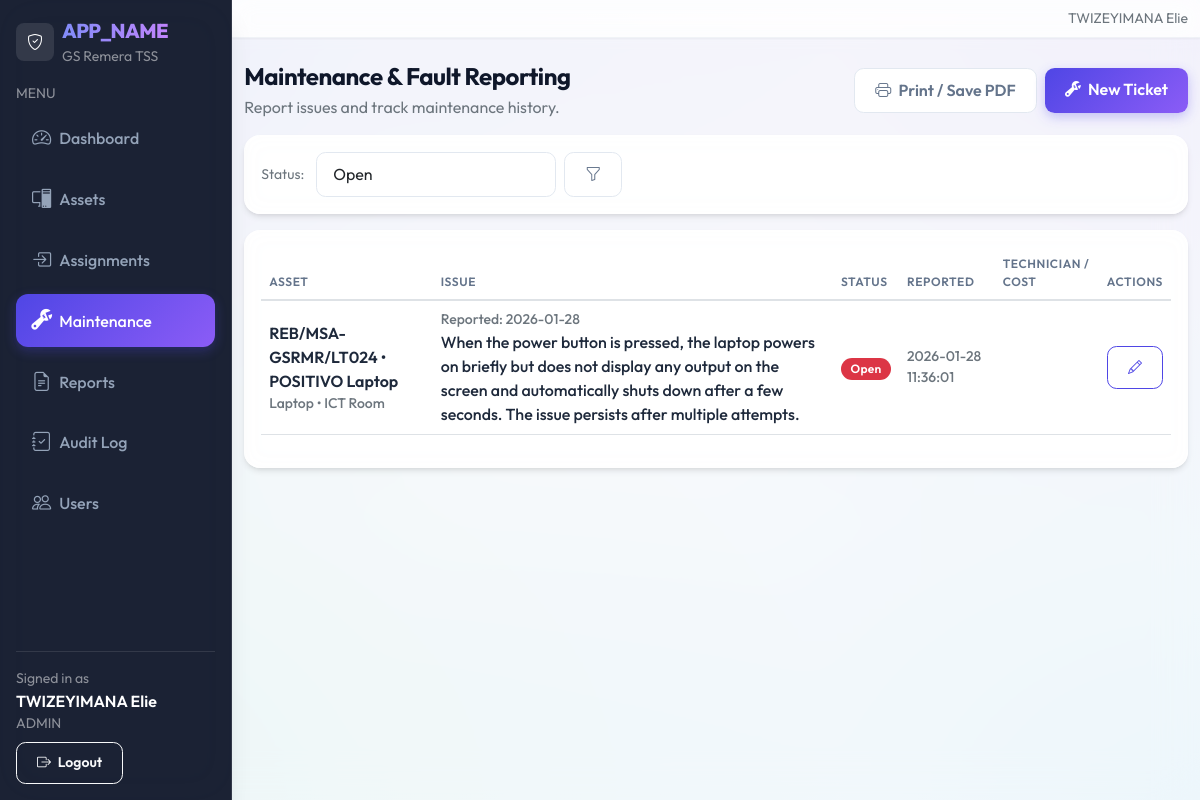
Before: /teacher/maintenance/index.php (signed in) with the older database file.
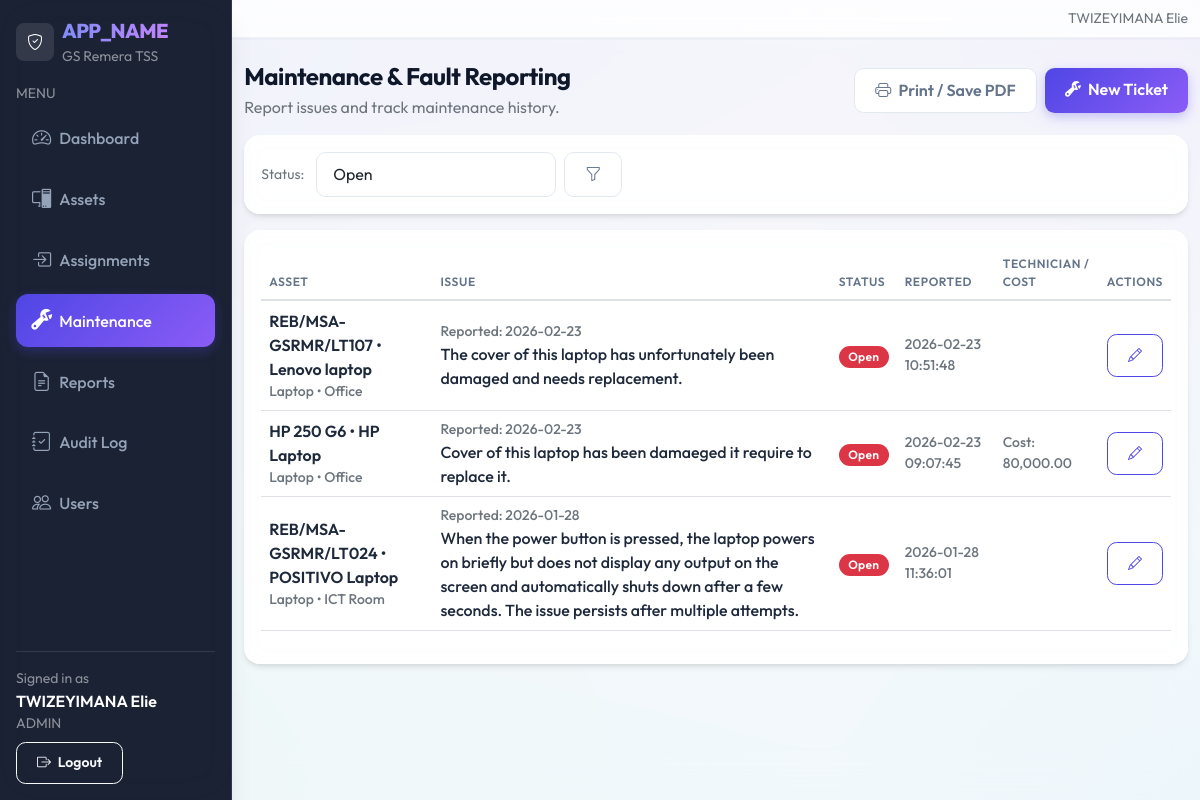
After: the same page with the newer database file.
### tables this page shows
CREATE TABLE `maintenance_logs` (
  `id` int(10) UNSIGNED NOT NULL,
  `asset_id` int(10) UNSIGNED NOT NULL,
  `issue_description` text NOT NULL,
  `reported_date` date NOT NULL,
  `action_taken` text,
  `technician_name` varchar(120) DEFAULT NULL,
  `cost` decimal(10,2) DEFAULT NULL,
  `status` enum('Open','In Progress','Resolved') NOT NULL DEFAULT 'Open',
  `created_by` int(10) UNSIGNED NOT NULL,
  `created_at` datetime NOT NULL DEFAULT CURRENT_TIMESTAMP
);

CREATE TABLE `assets` (
  `id` int(10) UNSIGNED NOT NULL,
  `asset_code` varchar(40) NOT NULL,
  `asset_name` varchar(120) NOT NULL,
  `category_id` int(10) UNSIGNED NOT NULL,
  `brand` varchar(80) DEFAULT NULL,
  `model` varchar(80) DEFAULT NULL,
  `serial_number` varchar(80) DEFAULT NULL,
  `purchase_date` date DEFAULT NULL,
  `asset_condition` enum('New','Good','Fair','Damaged') NOT NULL DEFAULT 'Good',
  `status` enum('Available','In Use','Maintenance','Lost') NOT NULL DEFAULT 'Available',
  `location_id` int(10) UNSIGNED NOT NULL,
  `image_path` varchar(255) DEFAULT NULL,
  `notes` text,
  `created_at` datetime NOT NULL DEFAULT CURRENT_TIMESTAMP,
  `updated_at` datetime DEFAULT NULL ON UPDATE CURRENT_TIMESTAMP
);

CREATE TABLE `asset_categories` (
  `id` int(10) UNSIGNED NOT NULL,
  `name` varchar(80) NOT NULL
);

CREATE TABLE `locations` (
  `id` int(10) UNSIGNED NOT NULL,
  `name` varchar(80) NOT NULL
);

### includes/url.php (called while the page is built, shortened)
<?php
function base_url(): string
{
  $b = defined('BASE_URL') ? (string)BASE_URL : '';
  $b = rtrim($b, '/');
  return $b;
}
function url(string $path): string
{
  $full = base_url() . $path;
  return $full === '' ? '/' : $full;
}

### includes/auth.php (called while the page is built, shortened)
<?php
require_once __DIR__ . '/url.php';
function auth_user(): ?array
{
  return $_SESSION['user'] ?? null;
}

### teacher/maintenance/index.php (the view, shortened to what this page needs)
<?php
require_once __DIR__ . '/../../includes/auth.php';
require_once __DIR__ . '/../../includes/layout.php';
require_once __DIR__ . '/../../includes/url.php';
$pdo = db();
$statusFilter = trim($_GET['status'] ?? 'open');
$where = '';
if ($statusFilter === 'open') {
  $where = "WHERE ml.status = 'Open'";
} elseif ($statusFilter === 'inprogress') {
  $where = "WHERE ml.status = 'In Progress'";
} elseif ($statusFilter === 'resolved') {
  $where = "WHERE ml.status = 'Resolved'";
}
$stmt = $pdo->query("
  SELECT
    ml.*,
    a.asset_code, a.asset_name, a.status AS asset_status,
    c.name AS category_name,
    l.name AS location_name
  FROM maintenance_logs ml
  JOIN assets a ON a.id = ml.asset_id
  JOIN asset_categories c ON c.id = a.category_id
  JOIN locations l ON l.id = a.location_id
  {$where}
  ORDER BY ml.id DESC
  LIMIT 200
");
$rows = $stmt->fetchAll();
layout_header('Maintenance', 'maintenance');
?>
<div class="d-flex align-items-center justify-content-between flex-wrap gap-2 mb-3">
  <div>
    <h1 class="h4 mb-1">Maintenance & Fault Reporting</h1>
    <div class="text-secondary">Report issues and track maintenance history.</div>
  </div>
  <div class="d-flex gap-2">
    <?php
      $qs = $_GET;
      $printUrl = url('/teacher/maintenance/print.php') . (empty($qs) ? '' : ('?' . http_build_query($qs)));
    ?>
    <a class="btn btn-outline-secondary" target="_blank" href="<?php echo htmlspecialchars($printUrl); ?>">
      <i class="bi bi-printer me-1"></i> Print / Save PDF
    </a>
    <a class="btn btn-primary" href="<?php echo htmlspecialchars(url('/teacher/maintenance/create.php')); ?>">
      <i class="bi bi-wrench-adjustable me-1"></i> New Ticket
    </a>
  </div>
</div>
<div class="card table-card mb-3">
  <div class="card-body">
    <form class="d-flex align-items-center gap-2 flex-wrap" method="get">
      <div class="small text-secondary me-1">Status:</div>
      <select class="form-select" name="status" style="max-width:240px;">
        <option value="open" <?php echo ($statusFilter === 'open') ? 'selected' : ''; ?>>Open</option>
      </select>
      <button class="btn btn-outline-secondary" type="submit"><i class="bi bi-funnel"></i></button>
    </form>
  </div>
</div>
<div class="card table-card">
  <div class="card-body">
    <div class="table-responsive">
      <table class="table align-middle">
        <thead>
          <tr class="text-secondary small">
            <th>Asset</th>
            <th>Issue</th>
            <th>Status</th>
            <th>Reported</th>
            <th>Technician / Cost</th>
            <th class="text-end">Actions</th>
          </tr>
        </thead>
        <tbody>
          <?php foreach ($rows as $m): ?>
            <tr>
              <td>
                <div class="fw-semibold"><?php echo htmlspecialchars($m['asset_code']); ?> • <?php echo htmlspecialchars($m['asset_name']); ?></div>
                <div class="small text-secondary"><?php echo htmlspecialchars($m['category_name']); ?> • <?php echo htmlspecialchars($m['location_name']); ?></div>
              </td>
              <td>
                <div class="small text-secondary">Reported: <?php echo htmlspecialchars($m['reported_date']); ?></div>
                <div><?php echo nl2br(htmlspecialchars($m['issue_description'])); ?></div>
              </td>
              <td>
                <?php
                  $badge = 'secondary';
                  if ($m['status'] === 'Open') $badge = 'danger';
                  elseif ($m['status'] === 'In Progress') $badge = 'warning';
                  elseif ($m['status'] === 'Resolved') $badge = 'success';
                ?>
                <span class="badge text-bg-<?php echo $badge; ?>"><?php echo htmlspecialchars($m['status']); ?></span>
              </td>
              <td class="small text-secondary">
                <?php echo htmlspecialchars($m['created_at']); ?>
              </td>
              <td class="small text-secondary">
                <?php if ($m['cost'] !== null): ?>
                  Cost: <?php echo htmlspecialchars(number_format((float)$m['cost'], 2)); ?>
                <?php endif; ?>
              </td>
              <td class="text-end">
                <a class="btn btn-sm btn-outline-primary"
                   href="<?php echo htmlspecialchars(url('/teacher/maintenance/edit.php')); ?>?id=<?php echo (int)$m['id']; ?>">
                  <i class="bi bi-pencil"></i>
                </a>
              </td>
            </tr>
          <?php endforeach; ?>
        </tbody>
      </table>
    </div>
  </div>
</div>
<?php layout_footer(); ?>

### includes/layout.php (shortened to what this page needs)
<?php
require_once __DIR__ . '/auth.php';
require_once __DIR__ . '/url.php';
function layout_header(string $title, string $active = ''): void
{
  $user = auth_user();
  $role = $user['role'] ?? '';
  $fullName = $user['full_name'] ?? '';
  $appTitle = APP_NAME;
  $navItems = [
    ['label' => 'Dashboard', 'icon' => 'bi-speedometer2', 'href' => url('/index.php'), 'key' => 'dashboard', 'roles' => ['admin','teacher','viewer']],
    ['label' => 'Assets', 'icon' => 'bi-pc-display', 'href' => url('/admin/assets/index.php'), 'key' => 'assets', 'roles' => ['admin','teacher','viewer']],
    ['label' => 'Assignments', 'icon' => 'bi-box-arrow-in-right', 'href' => url('/teacher/assignments/index.php'), 'key' => 'assignments', 'roles' => ['admin','teacher','viewer']],
    ['label' => 'Maintenance', 'icon' => 'bi-wrench-adjustable', 'href' => url('/teacher/maintenance/index.php'), 'key' => 'maintenance', 'roles' => ['admin','teacher']],
    ['label' => 'Reports', 'icon' => 'bi-file-earmark-text', 'href' => url('/reports/index.php'), 'key' => 'reports', 'roles' => ['admin','teacher','viewer']],
    ['label' => 'Audit Log', 'icon' => 'bi-journal-check', 'href' => url('/admin/audit/index.php'), 'key' => 'audit', 'roles' => ['admin']],
    ['label' => 'Users', 'icon' => 'bi-people', 'href' => url('/admin/users/index.php'), 'key' => 'users', 'roles' => ['admin']],
  ];
  ?>
  <!doctype html>
  <html lang="en">
  <head>
    <link href="https://cdn.jsdelivr.net/npm/bootstrap@5.3.3/dist/css/bootstrap.min.css" rel="stylesheet">
    <link href="https://cdn.jsdelivr.net/npm/bootstrap-icons@1.11.3/font/bootstrap-icons.min.css" rel="stylesheet">
    <link href="<?php echo htmlspecialchars(url('/assets/css/app.css')); ?>" rel="stylesheet">
  </head>
  <body>
    <div class="d-flex app-shell">
      <aside class="sidebar d-none d-md-flex flex-column p-3">
        <div class="d-flex align-items-center gap-2 mb-3 text-white">
          <div class="rounded-3 bg-white bg-opacity-10 d-flex align-items-center justify-content-center" style="width:38px;height:38px;">
            <i class="bi bi-shield-check"></i>
          </div>
          <div>
            <div class="brand"><?php echo htmlspecialchars($appTitle); ?></div>
            <div class="small text-white-50">GS Remera TSS</div>
          </div>
        </div>
        <div class="small text-white-50 mb-2">MENU</div>
        <nav class="nav nav-pills flex-column gap-1">
          <?php foreach ($navItems as $item): ?>
            <a class="nav-link <?php echo ($active === $item['key']) ? 'active' : ''; ?>"
               href="<?php echo htmlspecialchars($item['href']); ?>">
              <i class="bi <?php echo htmlspecialchars($item['icon']); ?> me-2"></i>
              <?php echo htmlspecialchars($item['label']); ?>
            </a>
          <?php endforeach; ?>
        </nav>
        <div class="mt-auto pt-3 border-top border-white border-opacity-10">
          <div class="text-white-50 small">Signed in as</div>
          <div class="text-white fw-semibold"><?php echo htmlspecialchars($fullName ?: 'User'); ?></div>
          <div class="text-white-50 small text-uppercase"><?php echo htmlspecialchars($role ?: '-'); ?></div>
          <div class="mt-2">
            <a class="btn btn-sm btn-outline-light" href="<?php echo htmlspecialchars(url('/auth/logout.php')); ?>">
              <i class="bi bi-box-arrow-right me-1"></i> Logout
            </a>
          </div>
        </div>
      </aside>
      <main class="content">
        <nav class="navbar navbar-expand bg-white border-bottom">
          <div class="container-fluid">
            <div class="ms-auto d-flex align-items-center gap-2">
              <span class="text-secondary small d-none d-sm-inline">
                <?php echo htmlspecialchars($fullName ?: ''); ?>
              </span>
            </div>
          </div>
        </nav>
        <div class="container-fluid py-4">
  <?php
}
function layout_footer(): void
{
  ?>
        </div>
      </main>
    </div>
  </body>
  </html>
  <?php
}

### assets/css/app.css (style rules this page uses)
:root { --gs-primary: #4f46e5; --gs-primary-hover: #4338ca; --gs-secondary: #8b5cf6; --gs-sidebar-bg: #0f172a; --gs-sidebar-muted: #94a3b8; --gs-sidebar-active-bg: rgba(255, 255, 255, 0.1); --gs-sidebar-active-text: #ffffff; --gs-bg: #f8fafc; --gs-card-bg: #ffffff; --gs-text: #1e293b; --gs-text-muted: #64748b; --gs-border: #e2e8f0; --shadow-sm: 0 1px 2px 0 rgba(0, 0, 0, 0.05); --shadow-md: 0 4px 6px -1px rgba(0, 0, 0, 0.1), 0 2px 4px -1px rgba(0, 0, 0, 0.06); --shadow-lg: 0 10px 15px -3px rgba(0, 0, 0, 0.1), 0 4px 6px -2px rgba(0, 0, 0, 0.05); --shadow-xl: 0 20px 25px -5px rgba(0, 0, 0, 0.1), 0 10px 10px -5px rgba(0, 0, 0, 0.04); }
body { font-family: 'Outfit', sans-serif; background-color: var(--gs-bg); background-image: radial-gradient(at 0% 0%, rgba(79, 70, 229, 0.15) 0px, transparent 50%), radial-gradient(at 100% 0%, rgba(139, 92, 246, 0.15) 0px, transparent 50%), radial-gradient(at 100% 100%, rgba(56, 189, 248, 0.15) 0px, transparent 50%), radial-gradient(at 0% 100%, rgba(20, 184, 166, 0.15) 0px, transparent 50%); background-attachment: fixed; color: var(--gs-text); -webkit-font-smoothing: antialiased; }
.app-shell { min-height: 100vh; background: rgba(248, 250, 252, 0.6); backdrop-filter: blur(20px); -webkit-backdrop-filter: blur(20px); }
.sidebar { width: 280px; background: rgba(15, 23, 42, 0.95); backdrop-filter: blur(20px); -webkit-backdrop-filter: blur(20px); border-right: 1px solid rgba(255, 255, 255, 0.1); box-shadow: var(--shadow-xl); z-index: 10; transition: all 0.3s ease; }
.sidebar .brand { font-weight: 800; font-size: 1.25rem; letter-spacing: -0.5px; background: linear-gradient(to right, #818cf8, #c084fc); -webkit-background-clip: text; background-clip: text; -webkit-text-fill-color: transparent; }
.sidebar .nav-link { color: var(--gs-sidebar-muted); border-radius: 0.75rem; padding: 0.75rem 1rem; font-weight: 500; transition: all 0.3s cubic-bezier(0.4, 0, 0.2, 1); margin-bottom: 0.25rem; display: flex; align-items: center; }
.sidebar .nav-link i { font-size: 1.2rem; transition: transform 0.3s ease; }
.sidebar .nav-link.active { color: var(--gs-sidebar-active-text); background: linear-gradient(135deg, var(--gs-primary), var(--gs-secondary)); box-shadow: 0 4px 12px rgba(79, 70, 229, 0.3); }
.sidebar .nav-link.active i { transform: scale(1.1); }
.navbar { background: rgba(255, 255, 255, 0.75) !important; backdrop-filter: blur(12px); -webkit-backdrop-filter: blur(12px); border-bottom: 1px solid rgba(226, 232, 240, 0.5) !important; box-shadow: var(--shadow-sm); z-index: 5; }
.content { width: 100%; display: flex; flex-direction: column; }
.card { background: rgba(255, 255, 255, 0.9); backdrop-filter: blur(10px); border: 1px solid rgba(255, 255, 255, 0.8); border-radius: 1rem; box-shadow: var(--shadow-md); transition: transform 0.3s cubic-bezier(0.4, 0, 0.2, 1), box-shadow 0.3s cubic-bezier(0.4, 0, 0.2, 1); overflow: hidden; }
.table-card { border: 1px solid rgba(255, 255, 255, 0.6); }
.btn { font-weight: 600; border-radius: 0.6rem; padding: 0.6rem 1.25rem; transition: all 0.3s cubic-bezier(0.4, 0, 0.2, 1); }
.btn-primary { background: linear-gradient(135deg, var(--gs-primary), var(--gs-secondary)); border: none; box-shadow: 0 4px 12px rgba(79, 70, 229, 0.3); color: white; }
.btn-outline-primary { color: var(--gs-primary); border-color: var(--gs-primary); }
.btn-outline-secondary { color: var(--gs-text-muted); border-color: var(--gs-border); background: white; }
h1, h2, h3, h4, h5, h6, .h1, .h2, .h3, .h4, .h5, .h6 { font-weight: 700; letter-spacing: -0.02em; color: #0f172a; }
.badge { font-weight: 600; padding: 0.4em 0.8em; border-radius: 2rem; letter-spacing: 0.02em; }
.form-control, .form-select { border-radius: 0.6rem; border: 1px solid var(--gs-border); padding: 0.6rem 1rem; transition: all 0.2s ease; background: rgba(255, 255, 255, 0.9); }
.table { vertical-align: middle; }
.table th { font-weight: 600; text-transform: uppercase; font-size: 0.75rem; letter-spacing: 0.05em; color: var(--gs-text-muted); border-bottom-width: 2px; background-color: transparent !important; }
.table td { color: var(--gs-text); font-weight: 500; background-color: transparent !important; }

Changed rows visible on the page:
added maintenance_logs: asset.asset_code "REB/MSA-GSRMR/LT107", asset.asset_name "Lenovo laptop", asset_categories.name "Laptop", locations.name "Office", reported_date "2026-02-23", issue_description "The cover of this laptop has unfortunately been damaged and needs replacement.", status "Open", created_at "2026-02-23 10:51:48"
added maintenance_logs: asset.asset_code "HP 250 G6", asset.asset_name "HP Laptop", asset_categories.name "Laptop", locations.name "Office", reported_date "2026-02-23", issue_description "Cover of this laptop has been damaeged it require to replace it.", status "Open", created_at "2026-02-23 09:07:45", cost "80,000.00"
